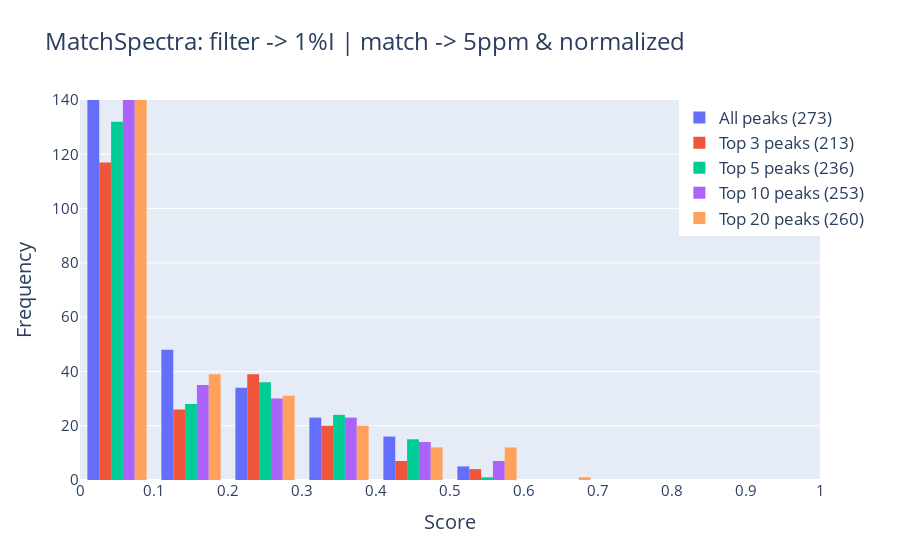
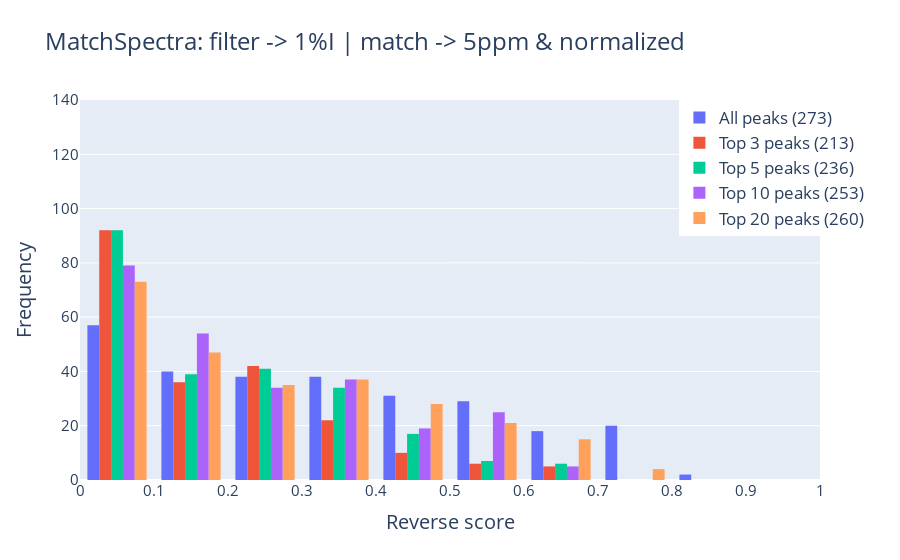
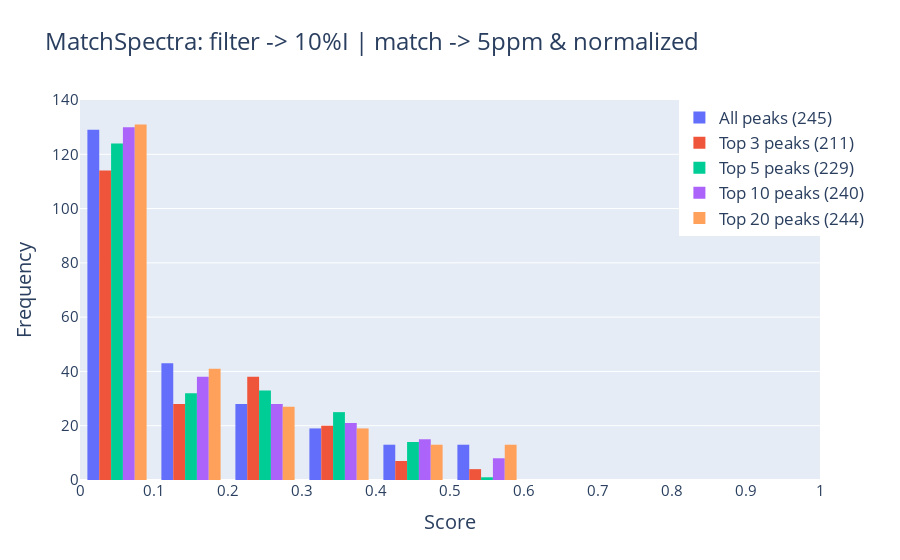
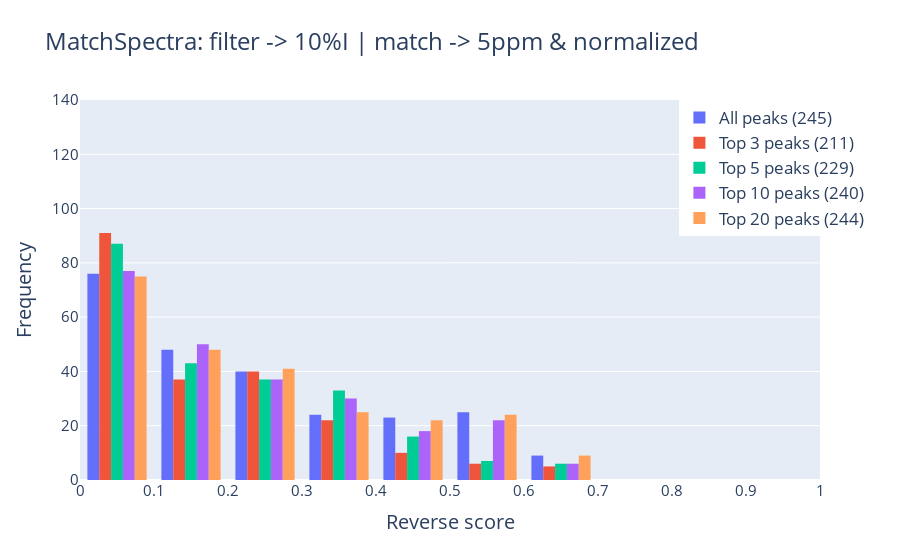

These figures' notebook cell, in order:
### Code cell
plot_histograms_sidebyside(same_query_ref9, same_query_ref1, same_query_ref2, same_query_ref3, same_query_ref4, 'score',  'Score', 'MatchSpectra: filter -> 1%I | match -> 5ppm & normalized')
plot_histograms_sidebyside(same_query_ref9, same_query_ref1, same_query_ref2, same_query_ref3, same_query_ref4, 'reverse_score',  'Reverse score', 'MatchSpectra: filter -> 1%I | match -> 5ppm & normalized')
plot_histograms_sidebyside(same_query_ref10, same_query_ref5, same_query_ref6, same_query_ref7, same_query_ref8, 'score',  'Score', 'MatchSpectra: filter -> 10%I | match -> 5ppm & normalized')
plot_histograms_sidebyside(same_query_ref10, same_query_ref5, same_query_ref6, same_query_ref7, same_query_ref8, 'reverse_score',  'Reverse score', 'MatchSpectra: filter -> 10%I | match -> 5ppm & normalized')

### Figure 1 — Plotly figure (JSON) as saved in the notebook; plotly's stock layout.template omitted (floating-point values rounded to 4 significant figures; data arrays with more than 128 entries replaced by an {"elided": "..."} marker saying what was removed)
{"data": [{"name": "All peaks (273)", "nbinsx": 10, "type": "histogram", "x": {"elided": "273 float values"}, "xbins": {"end": 1, "start": 0}}, {"name": "Top 3 peaks (213)", "nbinsx": 10, "type": "histogram", "x": {"elided": "213 float values"}, "xbins": {"end": 1, "start": 0}}, {"name": "Top 5 peaks (236)", "nbinsx": 10, "type": "histogram", "x": {"elided": "236 float values"}, "xbins": {"end": 1, "start": 0}}, {"name": "Top 10 peaks (253)", "nbinsx": 10, "type": "histogram", "x": {"elided": "253 float values"}, "xbins": {"end": 1, "start": 0}}, {"name": "Top 20 peaks (260)", "nbinsx": 10, "type": "histogram", "x": {"elided": "260 float values"}, "xbins": {"end": 1, "start": 0}}], "layout": {"font": {"size": 17}, "legend": {"x": 0.81, "y": 1}, "title": {"text": "MatchSpectra: filter -> 1%I | match -> 5ppm & normalized"}, "xaxis": {"dtick": 0.1, "range": [0, 1], "tickfont": {"size": 15}, "title": {"text": "Score"}}, "yaxis": {"range": [0, 140], "tickfont": {"size": 15}, "title": {"text": "Frequency"}}}}

### Figure 2 — Plotly figure (JSON) as saved in the notebook; plotly's stock layout.template omitted (floating-point values rounded to 4 significant figures; data arrays with more than 128 entries replaced by an {"elided": "..."} marker saying what was removed)
{"data": [{"name": "All peaks (273)", "nbinsx": 10, "type": "histogram", "x": {"elided": "273 float values"}, "xbins": {"end": 1, "start": 0}}, {"name": "Top 3 peaks (213)", "nbinsx": 10, "type": "histogram", "x": {"elided": "213 float values"}, "xbins": {"end": 1, "start": 0}}, {"name": "Top 5 peaks (236)", "nbinsx": 10, "type": "histogram", "x": {"elided": "236 float values"}, "xbins": {"end": 1, "start": 0}}, {"name": "Top 10 peaks (253)", "nbinsx": 10, "type": "histogram", "x": {"elided": "253 float values"}, "xbins": {"end": 1, "start": 0}}, {"name": "Top 20 peaks (260)", "nbinsx": 10, "type": "histogram", "x": {"elided": "260 float values"}, "xbins": {"end": 1, "start": 0}}], "layout": {"font": {"size": 17}, "legend": {"x": 0.81, "y": 1}, "title": {"text": "MatchSpectra: filter -> 1%I | match -> 5ppm & normalized"}, "xaxis": {"dtick": 0.1, "range": [0, 1], "tickfont": {"size": 15}, "title": {"text": "Reverse score"}}, "yaxis": {"range": [0, 140], "tickfont": {"size": 15}, "title": {"text": "Frequency"}}}}

### Figure 3 — Plotly figure (JSON) as saved in the notebook; plotly's stock layout.template omitted (floating-point values rounded to 4 significant figures; data arrays with more than 128 entries replaced by an {"elided": "..."} marker saying what was removed)
{"data": [{"name": "All peaks (245)", "nbinsx": 10, "type": "histogram", "x": {"elided": "245 float values"}, "xbins": {"end": 1, "start": 0}}, {"name": "Top 3 peaks (211)", "nbinsx": 10, "type": "histogram", "x": {"elided": "211 float values"}, "xbins": {"end": 1, "start": 0}}, {"name": "Top 5 peaks (229)", "nbinsx": 10, "type": "histogram", "x": {"elided": "229 float values"}, "xbins": {"end": 1, "start": 0}}, {"name": "Top 10 peaks (240)", "nbinsx": 10, "type": "histogram", "x": {"elided": "240 float values"}, "xbins": {"end": 1, "start": 0}}, {"name": "Top 20 peaks (244)", "nbinsx": 10, "type": "histogram", "x": {"elided": "244 float values"}, "xbins": {"end": 1, "start": 0}}], "layout": {"font": {"size": 17}, "legend": {"x": 0.81, "y": 1}, "title": {"text": "MatchSpectra: filter -> 10%I | match -> 5ppm & normalized"}, "xaxis": {"dtick": 0.1, "range": [0, 1], "tickfont": {"size": 15}, "title": {"text": "Score"}}, "yaxis": {"range": [0, 140], "tickfont": {"size": 15}, "title": {"text": "Frequency"}}}}

### Figure 4 — Plotly figure (JSON) as saved in the notebook; plotly's stock layout.template omitted (floating-point values rounded to 4 significant figures; data arrays with more than 128 entries replaced by an {"elided": "..."} marker saying what was removed)
{"data": [{"name": "All peaks (245)", "nbinsx": 10, "type": "histogram", "x": {"elided": "245 float values"}, "xbins": {"end": 1, "start": 0}}, {"name": "Top 3 peaks (211)", "nbinsx": 10, "type": "histogram", "x": {"elided": "211 float values"}, "xbins": {"end": 1, "start": 0}}, {"name": "Top 5 peaks (229)", "nbinsx": 10, "type": "histogram", "x": {"elided": "229 float values"}, "xbins": {"end": 1, "start": 0}}, {"name": "Top 10 peaks (240)", "nbinsx": 10, "type": "histogram", "x": {"elided": "240 float values"}, "xbins": {"end": 1, "start": 0}}, {"name": "Top 20 peaks (244)", "nbinsx": 10, "type": "histogram", "x": {"elided": "244 float values"}, "xbins": {"end": 1, "start": 0}}], "layout": {"font": {"size": 17}, "legend": {"x": 0.81, "y": 1}, "title": {"text": "MatchSpectra: filter -> 10%I | match -> 5ppm & normalized"}, "xaxis": {"dtick": 0.1, "range": [0, 1], "tickfont": {"size": 15}, "title": {"text": "Reverse score"}}, "yaxis": {"range": [0, 140], "tickfont": {"size": 15}, "title": {"text": "Frequency"}}}}
